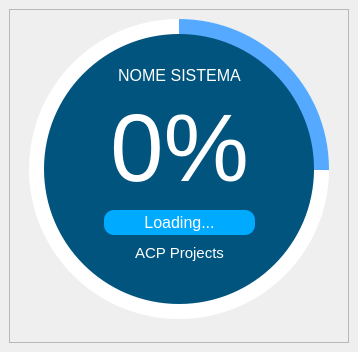
<?xml version="1.0" encoding="UTF-8"?>
<ui version="4.0">
 <class>splash_screen</class>
 <widget class="QMainWindow" name="splash_screen">
  <property name="geometry">
   <rect>
    <x>0</x>
    <y>0</y>
    <width>358</width>
    <height>352</height>
   </rect>
  </property>
  <property name="windowTitle">
   <string>MainWindow</string>
  </property>
  <widget class="QWidget" name="centralwidget">
   <layout class="QVBoxLayout" name="verticalLayout">
    <item>
     <widget class="QFrame" name="circular_progressBar">
      <property name="frameShape">
       <enum>QFrame::Shape::StyledPanel</enum>
      </property>
      <property name="frameShadow">
       <enum>QFrame::Shadow::Raised</enum>
      </property>
      <widget class="QFrame" name="circularBg">
       <property name="geometry">
        <rect>
         <x>20</x>
         <y>10</y>
         <width>300</width>
         <height>300</height>
        </rect>
       </property>
       <property name="styleSheet">
        <string notr="true">QFrame{
	border-radius: 150px;
	background-color: rgb(255,255,255)
}</string>
       </property>
       <property name="frameShape">
        <enum>QFrame::Shape::StyledPanel</enum>
       </property>
       <property name="frameShadow">
        <enum>QFrame::Shadow::Raised</enum>
       </property>
       <widget class="QFrame" name="circularProgress">
        <property name="geometry">
         <rect>
          <x>0</x>
          <y>0</y>
          <width>300</width>
          <height>300</height>
         </rect>
        </property>
        <property name="styleSheet">
         <string notr="true">QFrame{
	border-radius: 150px;
	background-color: qconicalgradient(cx:0.5, cy:0.5, angle:90, stop:0.749 rgba(255,0,127,0), stop:0.750 rgba(85,170,255,255));
}</string>
        </property>
        <property name="frameShape">
         <enum>QFrame::Shape::StyledPanel</enum>
        </property>
        <property name="frameShadow">
         <enum>QFrame::Shadow::Raised</enum>
        </property>
        <widget class="QFrame" name="container">
         <property name="geometry">
          <rect>
           <x>15</x>
           <y>15</y>
           <width>270</width>
           <height>270</height>
          </rect>
         </property>
         <property name="styleSheet">
          <string notr="true">QFrame{
	border-radius: 135px;
	background-color: rgb(0,84,126)
}</string>
         </property>
         <property name="frameShape">
          <enum>QFrame::Shape::StyledPanel</enum>
         </property>
         <property name="frameShadow">
          <enum>QFrame::Shadow::Raised</enum>
         </property>
         <widget class="QWidget" name="">
          <property name="geometry">
           <rect>
            <x>60</x>
            <y>30</y>
            <width>151</width>
            <height>201</height>
           </rect>
          </property>
          <layout class="QGridLayout" name="gridLayout">
           <item row="0" column="0">
            <widget class="QLabel" name="lbl_title">
             <property name="text">
              <string>&lt;html&gt;&lt;head/&gt;&lt;body&gt;&lt;p align=&quot;center&quot;&gt;&lt;span style=&quot; font-size:12pt; color:rgb(255, 255, 255);&quot;&gt;NOME SISTEMA&lt;/span&gt;&lt;/p&gt;&lt;/body&gt;&lt;/html&gt;</string>
             </property>
            </widget>
           </item>
           <item row="1" column="0">
            <widget class="QLabel" name="lbl_percentual">
             <property name="font">
              <font>
               <pointsize>75</pointsize>
              </font>
             </property>
             <property name="styleSheet">
              <string notr="true">QLabel{
	background-color: none;
	color: rgb(255, 255, 255);
}</string>
             </property>
             <property name="text">
              <string>&lt;html&gt;&lt;head/&gt;&lt;body&gt;&lt;p align=&quot;center&quot;&gt;&lt;span style=&quot; font-size:72pt;&quot;&gt;0%&lt;/span&gt;&lt;/p&gt;&lt;/body&gt;&lt;/html&gt;</string>
             </property>
             <property name="alignment">
              <set>Qt::AlignmentFlag::AlignLeading|Qt::AlignmentFlag::AlignLeft|Qt::AlignmentFlag::AlignTop</set>
             </property>
            </widget>
           </item>
           <item row="2" column="0">
            <widget class="QLabel" name="lbl_loading">
             <property name="styleSheet">
              <string notr="true">QLabel{
	border-radius: 10px;
	background-color: rgb(0,170,255);
	color: rgb(255,255,255);
}</string>
             </property>
             <property name="text">
              <string>&lt;html&gt;&lt;head/&gt;&lt;body&gt;&lt;p align=&quot;center&quot;&gt;&lt;span style=&quot; font-size:12pt;&quot;&gt;Loading...&lt;/span&gt;&lt;/p&gt;&lt;/body&gt;&lt;/html&gt;</string>
             </property>
            </widget>
           </item>
           <item row="3" column="0">
            <widget class="QLabel" name="label_4">
             <property name="font">
              <font>
               <pointsize>11</pointsize>
              </font>
             </property>
             <property name="styleSheet">
              <string notr="true">QLabel{
	background-color: none;
	color: rgb(255,255,255)
}</string>
             </property>
             <property name="text">
              <string>&lt;html&gt;&lt;head/&gt;&lt;body&gt;&lt;p align=&quot;center&quot;&gt;ACP Projects&lt;/p&gt;&lt;/body&gt;&lt;/html&gt;</string>
             </property>
            </widget>
           </item>
          </layout>
         </widget>
        </widget>
       </widget>
      </widget>
     </widget>
    </item>
   </layout>
  </widget>
 </widget>
 <resources/>
 <connections/>
</ui>
